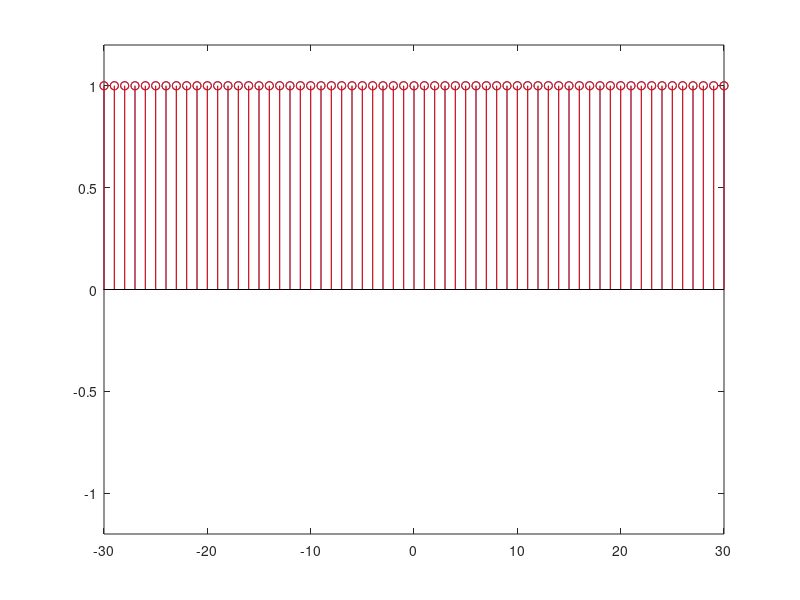

Write the MATLAB code that produced this figure.

% Calcola la convoluzione tra una cosinusoide di frequenza normalizzata f
% e una risposta impulsiva i cui campioni sono inseriti nel vettore h

clear all
figure(1)
clf
M=5;
n=(-102:102);
f=input('frequenza normalizzata del coseno? ');
x=cos(2*pi*f*n);
m=(-30:30);

stem(m,x(73:133))
axis([-30 30 -1.2 1.2])
hold on
h=ones(M,1)/M;
y=conv(x,h);
pause
stem(m,y(73+(M-1)/2:133+(M-1)/2),'r')
hold off
